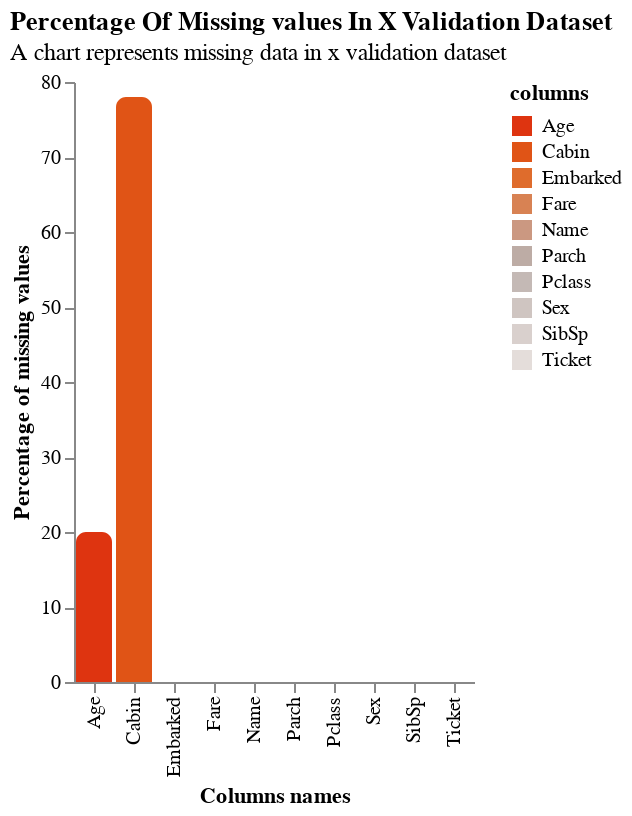

The notebook cell this image was saved under:
### Code cell
plot_nan(
    valid_x,
    name='x validation dataset',
    only_nan=False,
    use_percent=True
)

### Figure 1 — Vega-Lite specification as saved in the notebook (floating-point values rounded to 4 significant figures)
{"$schema": "https://vega.github.io/schema/vega-lite/v5.20.1.json", "config": {"axis": {"grid": false}, "view": {"continuousHeight": 300, "continuousWidth": 300, "stroke": null}}, "data": {"name": "data-9e32ae800f6a21e7206deac51450fa16"}, "datasets": {"data-9e32ae800f6a21e7206deac51450fa16": [{"columns": "Pclass", "percent_nan": 0, "total_nan": 0}, {"columns": "Name", "percent_nan": 0, "total_nan": 0}, {"columns": "Sex", "percent_nan": 0, "total_nan": 0}, {"columns": "Age", "percent_nan": 20, "total_nan": 44}, {"columns": "SibSp", "percent_nan": 0, "total_nan": 0}, {"columns": "Parch", "percent_nan": 0, "total_nan": 0}, {"columns": "Ticket", "percent_nan": 0, "total_nan": 0}, {"columns": "Fare", "percent_nan": 0, "total_nan": 0}, {"columns": "Cabin", "percent_nan": 78, "total_nan": 173}, {"columns": "Embarked", "percent_nan": 0, "total_nan": 1}]}, "encoding": {"color": {"field": "columns", "legend": {"orient": "right"}, "scale": {"reverse": true, "scheme": "lightgreyred"}, "type": "nominal"}, "text": {"field": "columns", "type": "nominal"}, "tooltip": [{"field": "columns", "type": "nominal"}, {"field": "total_nan", "type": "quantitative"}, {"field": "percent_nan", "type": "quantitative"}], "x": {"field": "columns", "title": "Columns names", "type": "nominal"}, "y": {"field": "percent_nan", "title": "Percentage of missing values", "type": "quantitative"}}, "mark": {"cornerRadiusTopLeft": 5, "cornerRadiusTopRight": 5, "type": "bar"}, "title": {"anchor": "start", "subtitle": "A chart represents missing data in x validation dataset", "text": "Percentage Of Missing values In X Validation Dataset"}}
